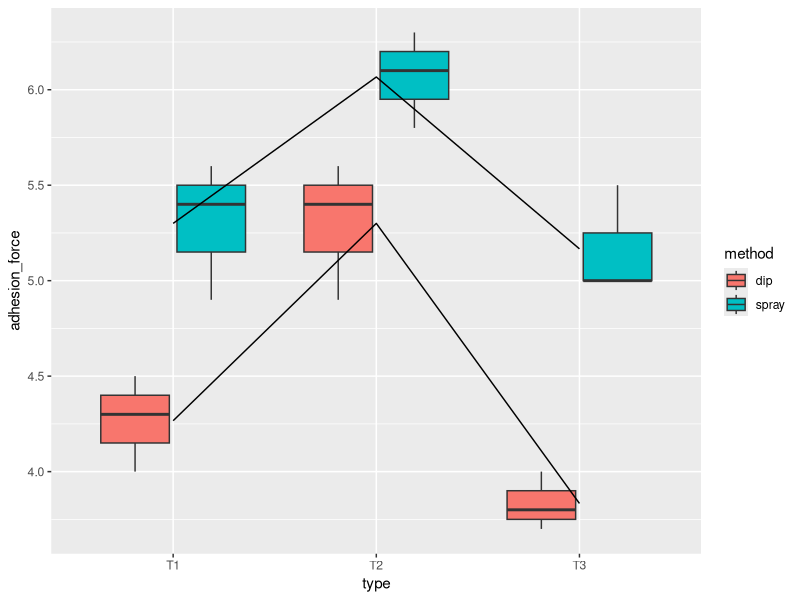
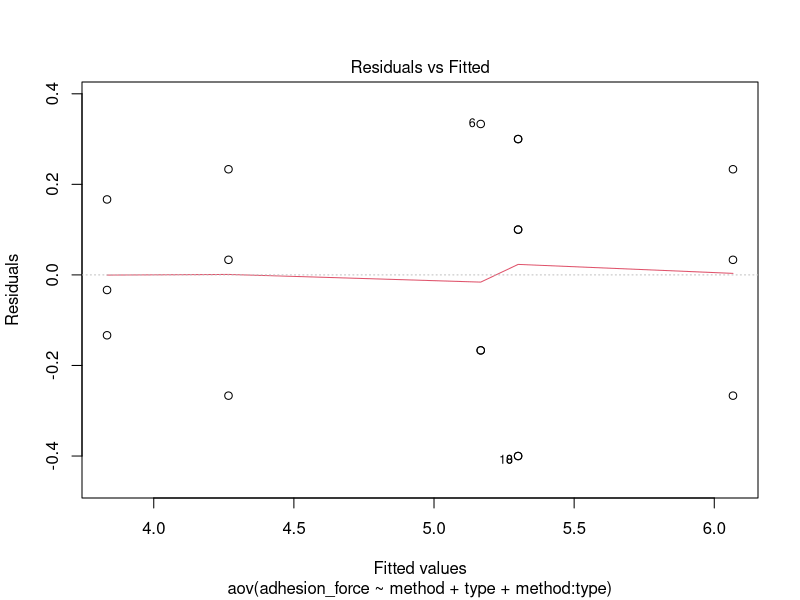
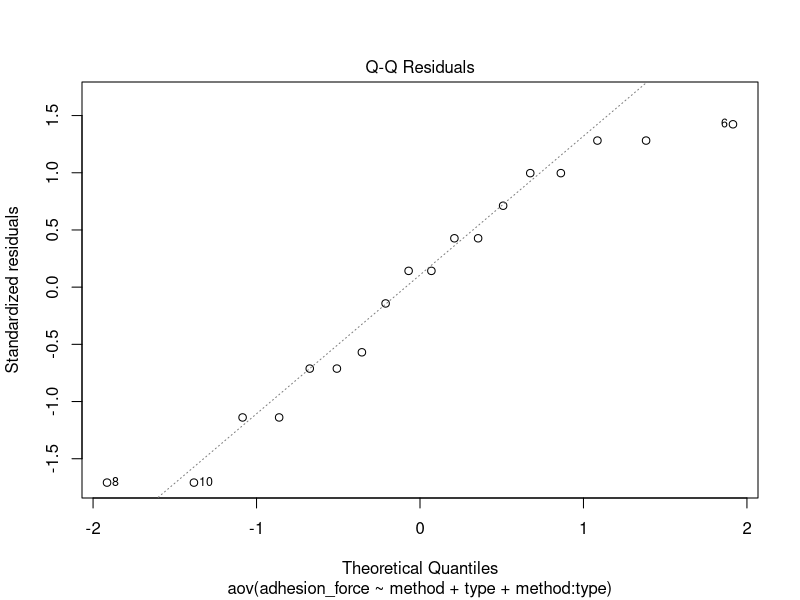
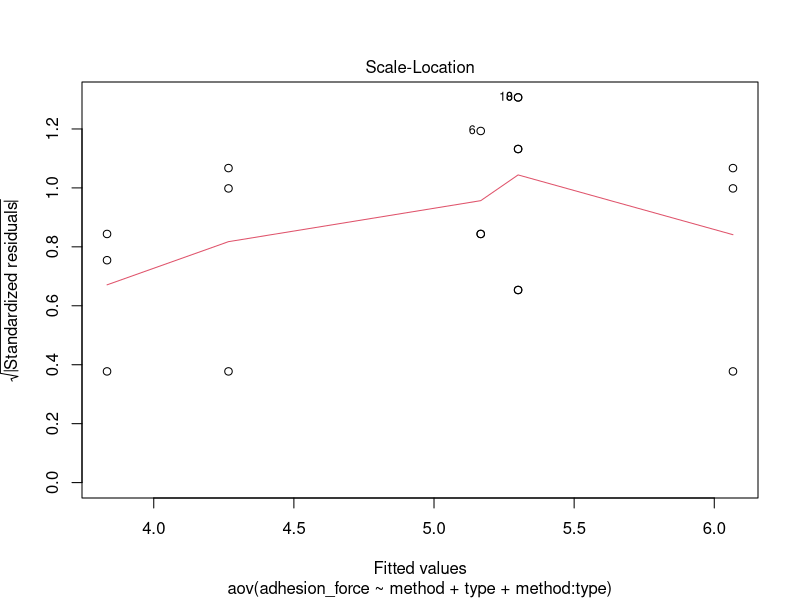
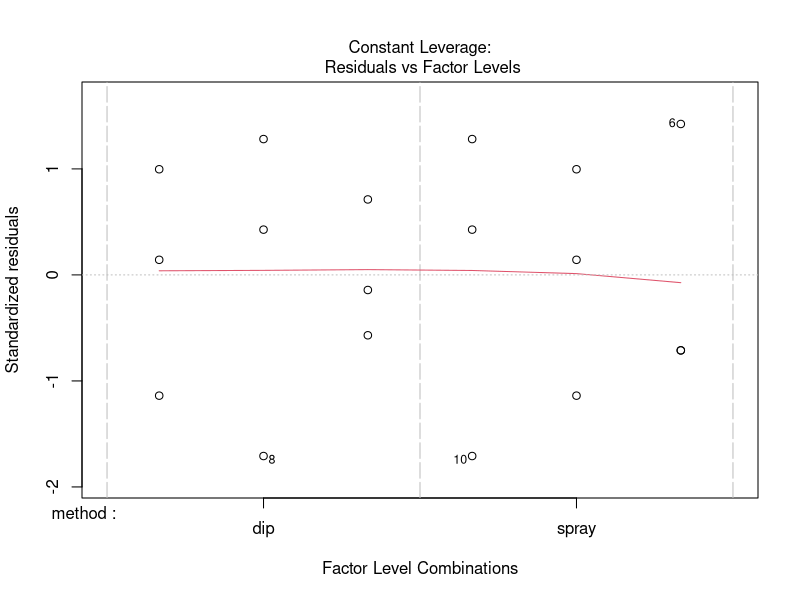
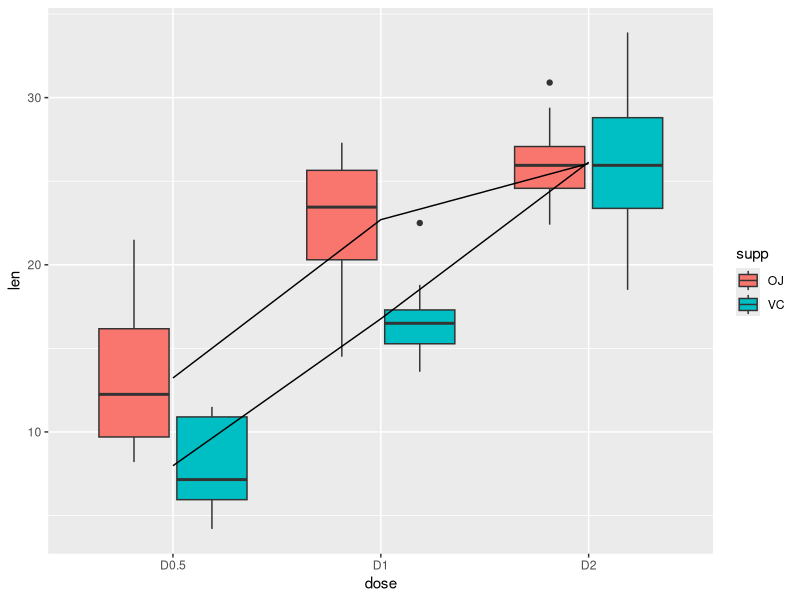
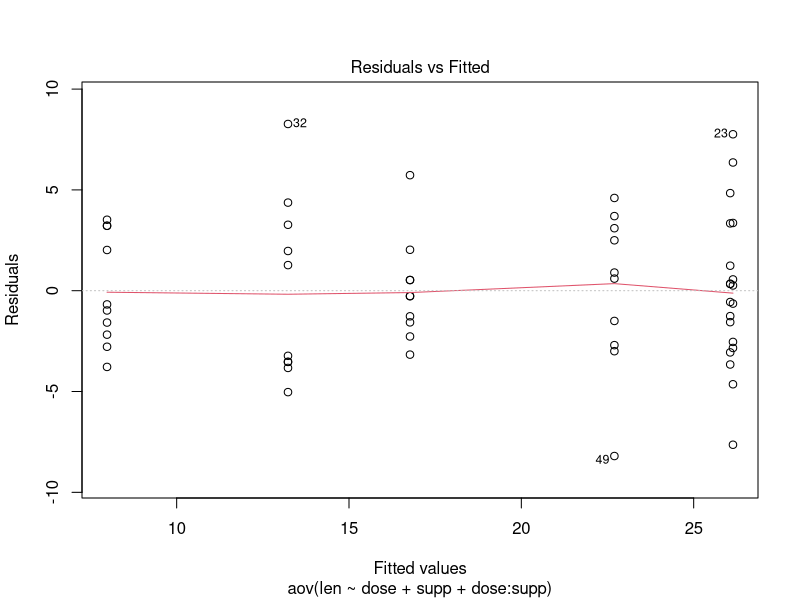
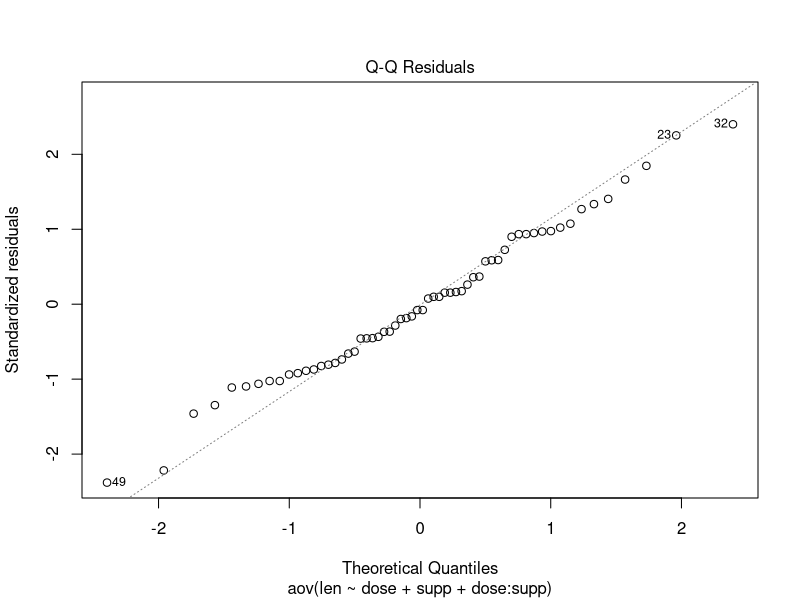

Write R code to recreate these figures, in order.
# 12-two-way-anova.R
# Companion to IE 1072 lecture notes, Part VI (Two-Way ANOVA).
#
# Two-factor analysis-of-variance examples with interaction:
#   (a) a 3 (type) x 2 (method) adhesion-force experiment, replicated
#       three times, illustrating expand.grid + cbind to build the design,
#       per-factor summaries, an interaction-style boxplot, and the full
#       two-way ANOVA with interaction term;
#   (b) the built-in ToothGrowth data (3 doses x 2 supplement types).

library(dplyr)
library(ggplot2)

# ---- (a) Adhesion force: type x method experiment ----------------------

A <- c(1, 2, 3)             # 3 levels of "type"
B <- c("dip", "spray")      # 2 levels of "method"

exp_data <- expand.grid(type = A, method = B)
df       <- rbind(exp_data, exp_data, exp_data)   # 3 replicates each

adhesion_force <- c(4, 5.6, 3.8, 5.4, 5.8, 5.5,
                    4.5, 4.9, 3.7, 4.9, 6.1, 5.0,
                    4.3, 5.4, 4.0, 5.6, 6.3, 5.0)

my_data <- cbind(df, adhesion_force)
head(my_data)
sample_n(my_data, 10)

# Label "type" levels for readability.
levels(my_data$method)
levels(my_data$type)

my_data$type <- factor(my_data$type,
                       levels = c(1, 2, 3),
                       labels = c("T1", "T2", "T3"))
levels(my_data$type)

# Marginal summaries by each factor.
group_by(my_data, method) %>%
  summarise(
    count = n(),
    mean  = mean(adhesion_force),
    sd    = sd(adhesion_force),
    min   = min(adhesion_force),
    max   = max(adhesion_force),
    Q1    = quantile(adhesion_force, probs = c(.25)),
    Q3    = quantile(adhesion_force, probs = c(.75))
  )

group_by(my_data, type) %>%
  summarise(
    count = n(),
    mean  = mean(adhesion_force),
    sd    = sd(adhesion_force),
    min   = min(adhesion_force),
    max   = max(adhesion_force),
    Q1    = quantile(adhesion_force, probs = c(.25)),
    Q3    = quantile(adhesion_force, probs = c(.75))
  )

# Interaction-style boxplot with means joined by method.
ggplot(my_data, aes(x = type, y = adhesion_force, fill = method)) +
  geom_boxplot() +
  stat_summary(fun = mean, geom = "line", aes(group = method))

# Two-way ANOVA with interaction.
result_aov <- aov(adhesion_force ~ method + type + method:type, data = my_data)
summary(result_aov)
plot(result_aov)

# ---- (b) ToothGrowth: dose x supp ---------------------------------------

my_data <- ToothGrowth
head(my_data)

# Re-label dose levels for readability.
my_data$dose <- factor(ToothGrowth$dose,
                       levels = c(0.5, 1, 2),
                       labels = c("D0.5", "D1", "D2"))
levels(my_data$dose)
levels(my_data$supp)
head(my_data)
sample_n(my_data, 10)

my_data$dose <- ordered(my_data$dose, levels = c("D0.5", "D1", "D2"))

group_by(my_data, dose) %>%
  summarise(
    count = n(),
    mean  = mean(len),
    sd    = sd(len),
    min   = min(len),
    max   = max(len),
    Q1    = quantile(len, probs = c(.25)),
    Q3    = quantile(len, probs = c(.75))
  )

group_by(my_data, supp) %>%
  summarise(
    count = n(),
    mean  = mean(len),
    sd    = sd(len),
    min   = min(len),
    max   = max(len),
    Q1    = quantile(len, probs = c(.25)),
    Q3    = quantile(len, probs = c(.75))
  )

ggplot(my_data, aes(x = dose, y = len, fill = supp)) +
  geom_boxplot() +
  stat_summary(fun = mean, geom = "line", aes(group = supp))

result_aov <- aov(len ~ dose + supp + dose:supp, data = my_data)
summary(result_aov)
plot(result_aov)
